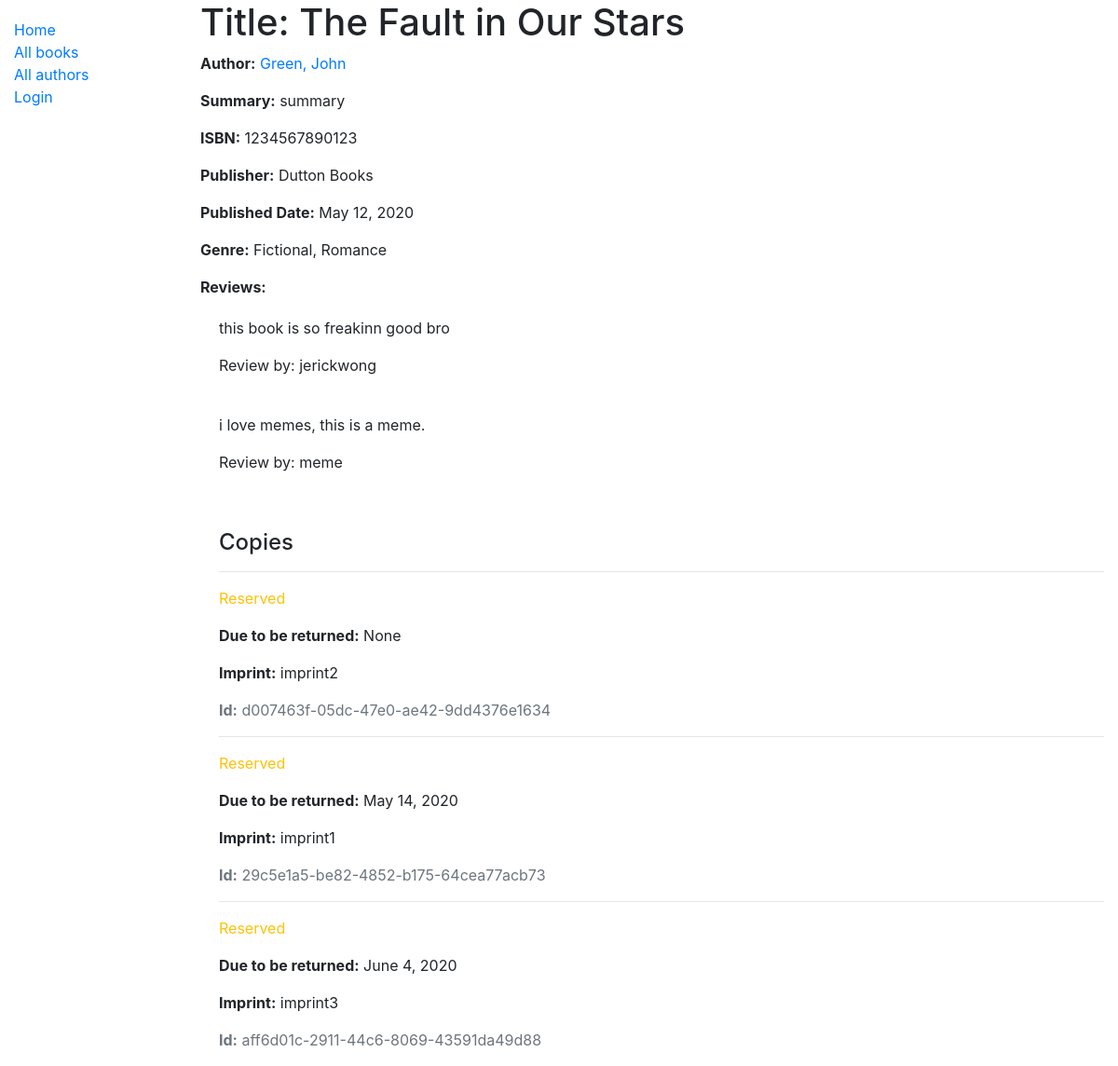
/catalog/book/1, run on the app's committed database.
### catalog/models.py (models this page shows, shortened)
class Book(models.Model):
    title = models.CharField(max_length=200)
    author = models.ForeignKey('Author', on_delete=models.SET_NULL, null=True)
    publisher = models.ForeignKey('Publisher', on_delete=models.SET_NULL, null=True)
    date_published = models.DateField('Date Published', null=True, blank=True)
    summary = models.TextField(max_length=1000, help_text='Enter a brief description of the book')
    isbn = models.CharField('ISBN', max_length=13, help_text='13 Character <a href="https://www.isbn-international.org/content/what-isbn">ISBN number</a>')
    genre = models.ManyToManyField(Genre, help_text='Select a genre for this book')
    reviews = models.ManyToManyField(Review, help_text='Leave a review for this book')
    def display_genre(self):
        """Create a string for the Genre. This is required to display genre in Admin."""
        return ', '.join(genre.name for genre in self.genre.all()[:3])
    def display_review(self):
        """Create a string for the Genre. This is required to display genre in Admin."""
        return ', '.join(reviews.review + ' - ' + reviews.reviewer.username for reviews in self.reviews.all()[:3])
    display_review.short_description = 'Reviews'
    display_genre.short_description = 'Genre'

class Author(models.Model):
    first_name = models.CharField(max_length=100)
    last_name = models.CharField(max_length=100)
    date_of_birth = models.DateField(null=True, blank=True)
    date_of_death = models.DateField('Died', null=True, blank=True)
    class Meta:
        ordering = ['last_name', 'first_name']
    def __str__(self):
        return f'{self.last_name}, {self.first_name}'

class Publisher(models.Model):
    name = models.CharField(max_length=200, help_text='Enter name of Publisher')
    def __str__(self):
        return f'{self.name}'

class Genre(models.Model):
    name = models.CharField(max_length=200, help_text='Enter a book genre (e.g. Science Fiction)')
    def __str__(self):
        return self.name

class Review(models.Model):
    review = models.CharField(max_length=1000, help_text='Enter your review')
    reviewer = models.ForeignKey(User, on_delete=models.CASCADE)

class BookInstance(models.Model):
    id = models.UUIDField(primary_key=True, default=uuid.uuid4, help_text='Unique ID for this particular book across whole library')
    book = models.ForeignKey('Book', on_delete=models.SET_NULL, null=True)
    imprint = models.CharField(max_length=200)
    due_back = models.DateField(null=True, blank=True)
    borrower = models.ForeignKey(User, on_delete=models.SET_NULL, null=True, blank=True)
    LOAN_STATUS = (
        ('a', 'Available'),
        ('r', 'Reserved'),
    )
    status = models.CharField(
        max_length=1,
        choices=LOAN_STATUS,
        blank=True,
        default='a',
        help_text='Book availability',
    )
    class Meta:
        ordering = ['due_back']
        permissions = (("can_mark_returned", "Set book as returned"),)

### catalog/views.py (the view)
# urls.py: path('book/<int:pk>', views.BookDetailView.as_view(), name='book-detail'),
class BookDetailView(generic.DetailView):
    model = Book

### catalog/templates/catalog/book_detail.html (shortened to what this page needs)
{% extends "base_generic.html" %}
{% block content %}
  <h1>Title: {{ book.title }}</h1>
  {% if not user.is_authenticated or perms.catalog.view_bookinstance %}
  <p><strong>Author:</strong> <a href="">{{ book.author }}</a></p>
  <p><strong>Summary:</strong> {{ book.summary }}</p>
  <p><strong>ISBN:</strong> {{ book.isbn }}</p>
  <p><strong>Publisher:</strong> {{ book.publisher }}</p>
  <p><strong>Published Date:</strong> {{ book.date_published }}</p>
  <p><strong>Genre:</strong> {{ book.genre.all|join:", " }}</p>
  <p><strong>Reviews: </strong></p>
  <div style="margin-left:20px;margin-top:20px">
    {% for b in book.reviews.all %}
      <p> {{ b.review }}</p>
      <p>Review by: {{ b.reviewer }}</p>
      <br>
    {% endfor %}
  </div>
  <div style="margin-left:20px;margin-top:20px">
    <h4>Copies</h4>
    {% for copy in book.bookinstance_set.all %}
      <hr>
      <p class="{% if copy.status == 'a' %}text-success{% elif copy.status == 'm' %}text-danger{% else %}text-warning{% endif %}">
        {{ copy.get_status_display }}
      </p>
      {% if copy.status != 'a' %}
        <p><strong>Due to be returned:</strong> {{ copy.due_back }}</p>
      {% else %}
        <p><a href="{% url 'borrow' copy.id %}">Borrow this book</a></p>
      {% endif %}
      <p><strong>Imprint:</strong> {{ copy.imprint }}</p>
      <p class="text-muted"><strong>Id:</strong> {{ copy.id }}</p>
    {% endfor %}
  </div>
  {% else %}
    <p>You don't have access to view this page.</p>
  {% endif %}
{% endblock %}

### data on the page
Book: title "The Fault in Our Stars", author "Green, John", summary "summary", isbn "1234567890123", publisher "Dutton Books", date_published "May 12, 2020", genre.all "Fictional, Romance"
Review: review "this book is so freakinn good bro", reviewer "jerickwong"
Review: review "i love memes, this is a meme.", reviewer "meme"
BookInstance: status "Reserved", due_back "None", imprint "imprint2", id "d007463f-05dc-47e0-ae42-9dd4376e1634"
BookInstance: status "Reserved", due_back "May 14, 2020", imprint "imprint1", id "29c5e1a5-be82-4852-b175-64cea77acb73"
BookInstance: status "Reserved", due_back "June 4, 2020", imprint "imprint3", id "aff6d01c-2911-44c6-8069-43591da49d88"
